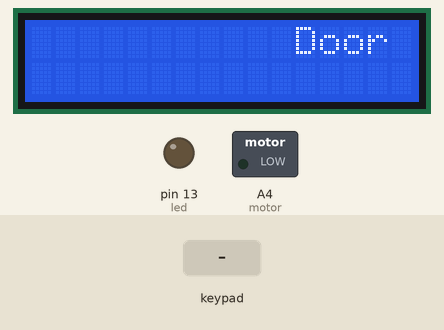
A sketch run on a simulated Arduino Uno, built with avr-gcc and run on an emulated ATmega328P. Shown: 16×2 character LCD, switched loads named in the sketch (green lamp = pin HIGH), output pins drawn as LEDs (lit = HIGH). The test bench sets the inputs (shaded band).

Above: at 6.2 s.
6.3 s: key '1' pressed
At 7.5 s:
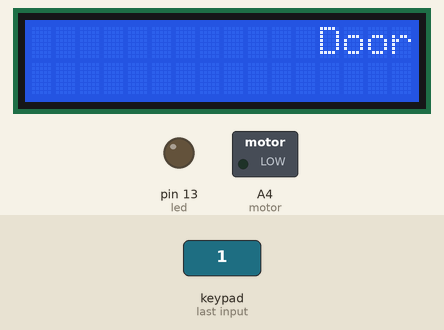
11.8 s: key '2' pressed
17.3 s: keypad keys 6 7 8 9 pressed 1.5 s apart
At 22.2 s:
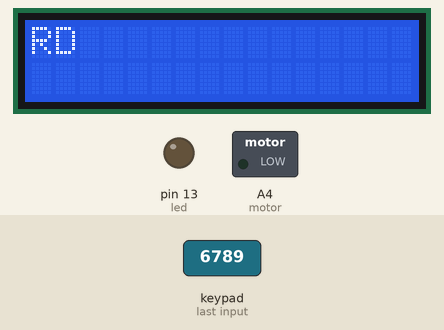
Timing chart, 0 to 23.7 s (numbered marks = the images above; inputs shaded):
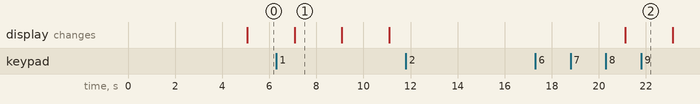

Measured:
- after the input at 11.8 s, every drawn part: stays the same
- what the display in image 1 shows lasts 2.0 s, from 7.1 s to 9.1 s

The sketch:

Program.ino
```cpp
#include <Key.h>
#include <Keypad.h>
#include <Wire.h>
#include <LiquidCrystal.h>
LiquidCrystal lcd(12,11,5,4,3,2);
const byte ROWS = 4 ;
const byte COLS = 4 ;
char hexkey [ROWS][COLS]={
  {'1','2','3','A'},
  {'4','5','6','B'},
  {'7','8','9','C'},
  {'*','0','#','D'}
};
byte rowpin[ROWS] = {A0,A1,A2,A3};
byte colpin[COLS] = {6,7,8,9};

const int led = 13;
const int motor = A4;
char code[4];
int keycount = 0;
Keypad custokeypad = Keypad(makeKeymap(hexkey),rowpin,colpin,ROWS,COLS);
void setup() {
  // put your setup code here, to run once:
  pinMode(led,OUTPUT);
  pinMode(motor,OUTPUT);
  lcd.begin(16,2);
  lcd.print("password based assess:");
  lcd.autoscroll();
  delay(5000);
  lcd.clear();
  //lcd.setCursor(0,1);
  digitalWrite(led,LOW);
  digitalWrite(motor,LOW);
}

void loop() {
  // put your main code here, to run repeatedly:
char keyvalue = custokeypad.getKey();
if (keyvalue && (keycount <= 4) && (keyvalue != '*') && (keyvalue != '#'))
{
  lcd.setCursor(0,0);
  lcd.print(keyvalue);
 code[keycount] = keyvalue ;
 keycount++ ;
}
/*if((keyvalue == '#') && (keyvalue != '*')) {
  lcd.setCursor(0,0);
  lcd.print("enter pass");*/
if( (code[0] == '0') && (code[1] == '0') && (code[2] == '0') && (code[3] == '5') )
  {
    digitalWrite(led,HIGH);
    digitalWrite(motor,HIGH);
    lcd.setCursor(0,0);
    lcd.print("Opening");
    delay(7000);
    Lock ();
  }
  else
  {
   lcd.setCursor(0,0);
    lcd.print("INCORRECT PASSWORD");
    //delay(2000);
    Lock ();
  }


if ((keyvalue == '*') && (keyvalue != '#') )
{
  Lock ();
}
}

 void Lock ()
  {
    lcd.setCursor(0,0);
    lcd.print("Door Locked");
    delay(2000);
    lcd.setCursor(0,0);
    lcd.print("         ");
    lcd.setCursor(0,0);
    keycount = 0 ;
    digitalWrite(led,LOW);
    digitalWrite(motor,LOW);
  }
```
